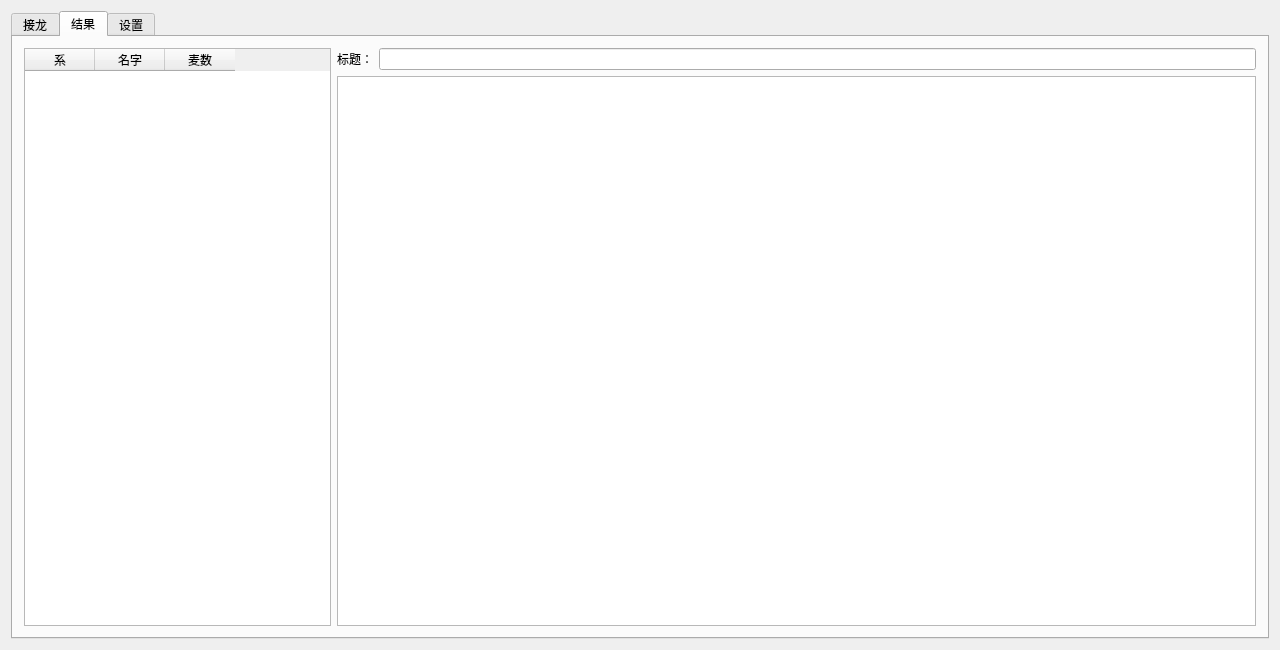
<?xml version="1.0" encoding="UTF-8"?>
<ui version="4.0">
 <class>MainWindow</class>
 <widget class="QMainWindow" name="MainWindow">
  <property name="geometry">
   <rect>
    <x>0</x>
    <y>0</y>
    <width>1280</width>
    <height>650</height>
   </rect>
  </property>
  <property name="windowTitle">
   <string>喊麦统计</string>
  </property>
  <widget class="QWidget" name="centralWidget">
   <layout class="QHBoxLayout" name="horizontalLayout">
    <item>
     <widget class="QTabWidget" name="tabWidget">
      <property name="currentIndex">
       <number>1</number>
      </property>
      <widget class="QWidget" name="tab">
       <attribute name="title">
        <string>接龙</string>
       </attribute>
       <layout class="QVBoxLayout" name="verticalLayout_3">
        <item>
         <layout class="QHBoxLayout" name="horizontalLayout_2">
          <item>
           <widget class="QPushButton" name="pb_zhengli">
            <property name="text">
             <string>整理</string>
            </property>
           </widget>
          </item>
          <item>
           <widget class="QPushButton" name="pb_jiequ">
            <property name="text">
             <string>截取</string>
            </property>
           </widget>
          </item>
          <item>
           <widget class="QPushButton" name="pb_tongji">
            <property name="text">
             <string>统计</string>
            </property>
           </widget>
          </item>
         </layout>
        </item>
        <item>
         <layout class="QHBoxLayout" name="horizontalLayout_3" stretch="1,8">
          <item>
           <layout class="QVBoxLayout" name="verticalLayout_2">
            <item>
             <widget class="QLabel" name="label_2">
              <property name="text">
               <string>喊麦记录</string>
              </property>
              <property name="alignment">
               <set>Qt::AlignCenter</set>
              </property>
             </widget>
            </item>
            <item>
             <widget class="QTextEdit" name="textEdit_jielong">
              <property name="html">
               <string>&lt;!DOCTYPE HTML PUBLIC &quot;-//W3C//DTD HTML 4.0//EN&quot; &quot;http://www.w3.org/TR/REC-html40/strict.dtd&quot;&gt;
&lt;html&gt;&lt;head&gt;&lt;meta name=&quot;qrichtext&quot; content=&quot;1&quot; /&gt;&lt;style type=&quot;text/css&quot;&gt;
p, li { white-space: pre-wrap; }
&lt;/style&gt;&lt;/head&gt;&lt;body style=&quot; font-family:'SimSun'; font-size:9pt; font-weight:400; font-style:normal;&quot;&gt;
&lt;p style=&quot;-qt-paragraph-type:empty; margin-top:0px; margin-bottom:0px; margin-left:0px; margin-right:0px; -qt-block-indent:0; text-indent:0px;&quot;&gt;&lt;br /&gt;&lt;/p&gt;&lt;/body&gt;&lt;/html&gt;</string>
              </property>
             </widget>
            </item>
           </layout>
          </item>
          <item>
           <widget class="QTableWidget" name="tableWidget">
            <attribute name="horizontalHeaderDefaultSectionSize">
             <number>80</number>
            </attribute>
            <column>
             <property name="text">
              <string>整理后</string>
             </property>
            </column>
            <column>
             <property name="text">
              <string>截取长度</string>
             </property>
            </column>
            <column>
             <property name="text">
              <string>系</string>
             </property>
            </column>
            <column>
             <property name="text">
              <string>名字</string>
             </property>
            </column>
            <column>
             <property name="text">
              <string>麦数</string>
             </property>
            </column>
           </widget>
          </item>
         </layout>
        </item>
       </layout>
      </widget>
      <widget class="QWidget" name="tab_3">
       <attribute name="title">
        <string>结果</string>
       </attribute>
       <layout class="QHBoxLayout" name="horizontalLayout_5" stretch="1,3">
        <item>
         <widget class="QTableWidget" name="tableWidget_jieguo">
          <attribute name="horizontalHeaderDefaultSectionSize">
           <number>70</number>
          </attribute>
          <column>
           <property name="text">
            <string>系</string>
           </property>
          </column>
          <column>
           <property name="text">
            <string>名字</string>
           </property>
          </column>
          <column>
           <property name="text">
            <string>麦数</string>
           </property>
          </column>
         </widget>
        </item>
        <item>
         <layout class="QVBoxLayout" name="verticalLayout_4">
          <item>
           <layout class="QHBoxLayout" name="horizontalLayout_4">
            <item>
             <widget class="QLabel" name="label_3">
              <property name="text">
               <string>标题：</string>
              </property>
             </widget>
            </item>
            <item>
             <widget class="QLineEdit" name="lineEdit"/>
            </item>
           </layout>
          </item>
          <item>
           <widget class="QTextEdit" name="textEdit"/>
          </item>
         </layout>
        </item>
       </layout>
      </widget>
      <widget class="QWidget" name="tab_2">
       <attribute name="title">
        <string>设置</string>
       </attribute>
       <widget class="QWidget" name="">
        <property name="geometry">
         <rect>
          <x>30</x>
          <y>20</y>
          <width>131</width>
          <height>431</height>
         </rect>
        </property>
        <layout class="QVBoxLayout" name="verticalLayout">
         <item>
          <widget class="QLabel" name="label">
           <property name="text">
            <string>需要去掉的内容</string>
           </property>
           <property name="alignment">
            <set>Qt::AlignCenter</set>
           </property>
          </widget>
         </item>
         <item>
          <widget class="QTextEdit" name="textEdit_qudiao">
           <property name="html">
            <string>&lt;!DOCTYPE HTML PUBLIC &quot;-//W3C//DTD HTML 4.0//EN&quot; &quot;http://www.w3.org/TR/REC-html40/strict.dtd&quot;&gt;
&lt;html&gt;&lt;head&gt;&lt;meta name=&quot;qrichtext&quot; content=&quot;1&quot; /&gt;&lt;style type=&quot;text/css&quot;&gt;
p, li { white-space: pre-wrap; }
&lt;/style&gt;&lt;/head&gt;&lt;body style=&quot; font-family:'SimSun'; font-size:9pt; font-weight:400; font-style:normal;&quot;&gt;
&lt;p style=&quot; margin-top:0px; margin-bottom:0px; margin-left:0px; margin-right:0px; -qt-block-indent:0; text-indent:0px;&quot;&gt;未自检&lt;/p&gt;
&lt;p style=&quot; margin-top:0px; margin-bottom:0px; margin-left:0px; margin-right:0px; -qt-block-indent:0; text-indent:0px;&quot;&gt;下去慢&lt;/p&gt;
&lt;p style=&quot; margin-top:0px; margin-bottom:0px; margin-left:0px; margin-right:0px; -qt-block-indent:0; text-indent:0px;&quot;&gt;下去快&lt;/p&gt;
&lt;p style=&quot; margin-top:0px; margin-bottom:0px; margin-left:0px; margin-right:0px; -qt-block-indent:0; text-indent:0px;&quot;&gt;糸&lt;/p&gt;
&lt;p style=&quot; margin-top:0px; margin-bottom:0px; margin-left:0px; margin-right:0px; -qt-block-indent:0; text-indent:0px;&quot;&gt;系&lt;/p&gt;
&lt;p style=&quot; margin-top:0px; margin-bottom:0px; margin-left:0px; margin-right:0px; -qt-block-indent:0; text-indent:0px;&quot;&gt;起身慢&lt;/p&gt;
&lt;p style=&quot; margin-top:0px; margin-bottom:0px; margin-left:0px; margin-right:0px; -qt-block-indent:0; text-indent:0px;&quot;&gt;不同步&lt;/p&gt;
&lt;p style=&quot; margin-top:0px; margin-bottom:0px; margin-left:0px; margin-right:0px; -qt-block-indent:0; text-indent:0px;&quot;&gt;未关麦&lt;/p&gt;
&lt;p style=&quot; margin-top:0px; margin-bottom:0px; margin-left:0px; margin-right:0px; -qt-block-indent:0; text-indent:0px;&quot;&gt;听不到&lt;/p&gt;
&lt;p style=&quot; margin-top:0px; margin-bottom:0px; margin-left:0px; margin-right:0px; -qt-block-indent:0; text-indent:0px;&quot;&gt;慢了&lt;/p&gt;
&lt;p style=&quot; margin-top:0px; margin-bottom:0px; margin-left:0px; margin-right:0px; -qt-block-indent:0; text-indent:0px;&quot;&gt;快了&lt;/p&gt;
&lt;p style=&quot; margin-top:0px; margin-bottom:0px; margin-left:0px; margin-right:0px; -qt-block-indent:0; text-indent:0px;&quot;&gt;昏沉&lt;/p&gt;
&lt;p style=&quot; margin-top:0px; margin-bottom:0px; margin-left:0px; margin-right:0px; -qt-block-indent:0; text-indent:0px;&quot;&gt;黑窗&lt;/p&gt;
&lt;p style=&quot; margin-top:0px; margin-bottom:0px; margin-left:0px; margin-right:0px; -qt-block-indent:0; text-indent:0px;&quot;&gt;黑屏&lt;/p&gt;
&lt;p style=&quot; margin-top:0px; margin-bottom:0px; margin-left:0px; margin-right:0px; -qt-block-indent:0; text-indent:0px;&quot;&gt;秒昏&lt;/p&gt;
&lt;p style=&quot; margin-top:0px; margin-bottom:0px; margin-left:0px; margin-right:0px; -qt-block-indent:0; text-indent:0px;&quot;&gt;昏了&lt;/p&gt;
&lt;p style=&quot; margin-top:0px; margin-bottom:0px; margin-left:0px; margin-right:0px; -qt-block-indent:0; text-indent:0px;&quot;&gt;昏&lt;/p&gt;
&lt;p style=&quot; margin-top:0px; margin-bottom:0px; margin-left:0px; margin-right:0px; -qt-block-indent:0; text-indent:0px;&quot;&gt;空窗了&lt;/p&gt;
&lt;p style=&quot; margin-top:0px; margin-bottom:0px; margin-left:0px; margin-right:0px; -qt-block-indent:0; text-indent:0px;&quot;&gt;空窗&lt;/p&gt;
&lt;p style=&quot; margin-top:0px; margin-bottom:0px; margin-left:0px; margin-right:0px; -qt-block-indent:0; text-indent:0px;&quot;&gt;喊麦&lt;/p&gt;&lt;/body&gt;&lt;/html&gt;</string>
           </property>
          </widget>
         </item>
        </layout>
       </widget>
      </widget>
     </widget>
    </item>
   </layout>
  </widget>
 </widget>
 <layoutdefault spacing="6" margin="11"/>
 <resources/>
 <connections/>
</ui>
